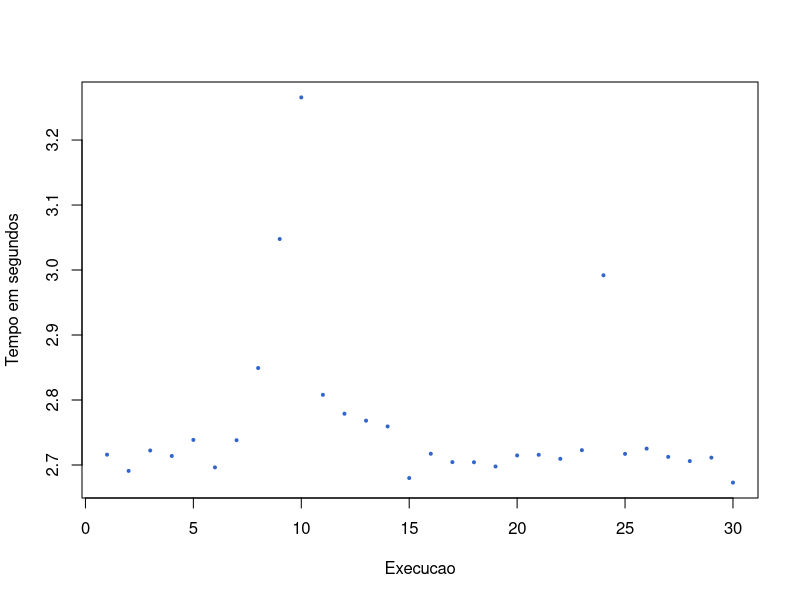
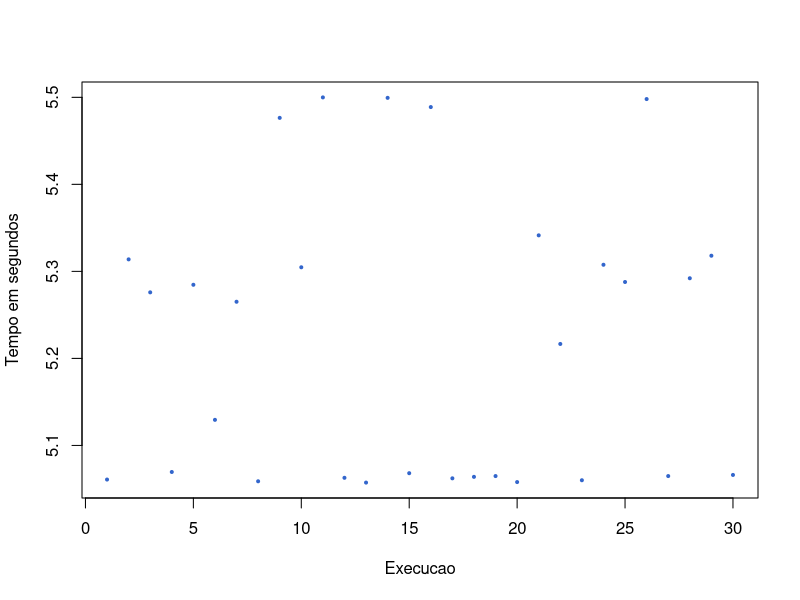
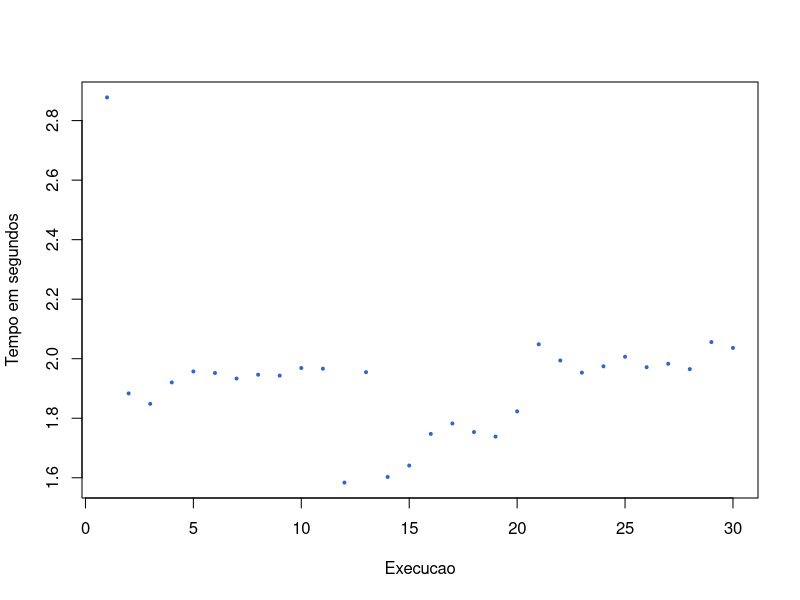
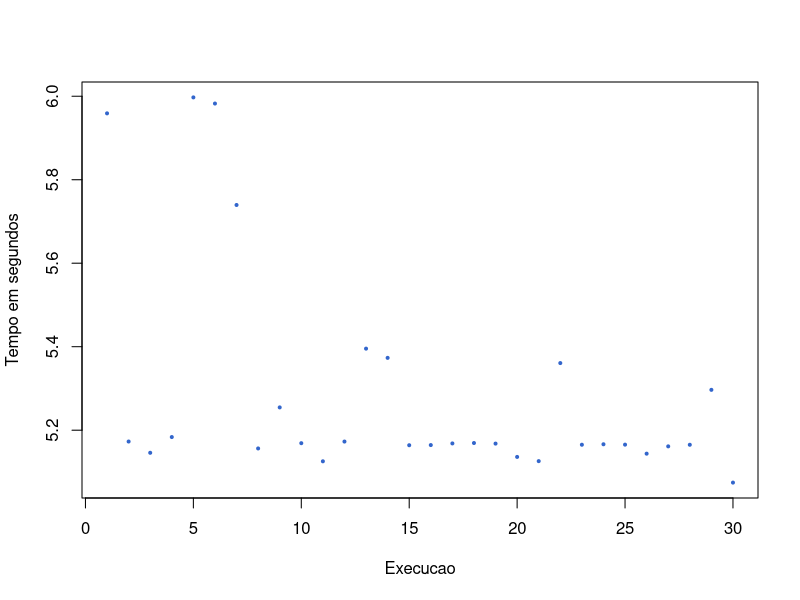
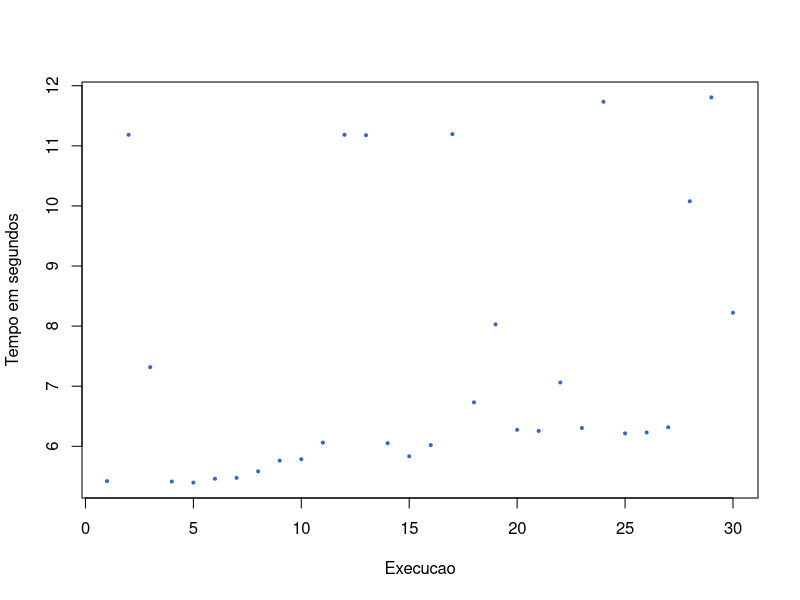
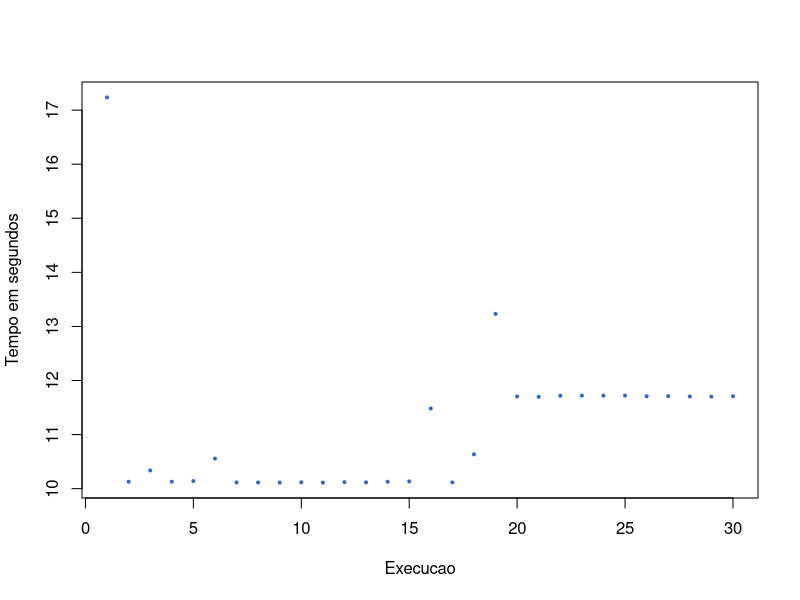
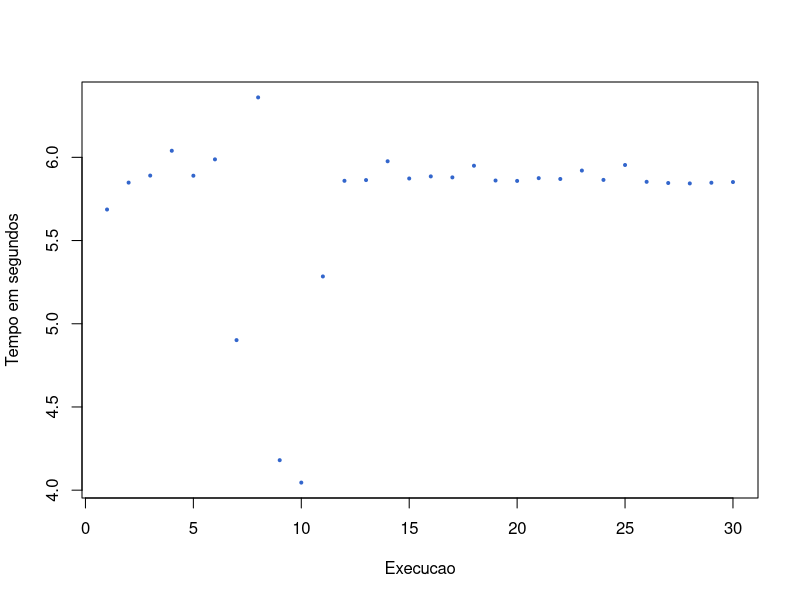
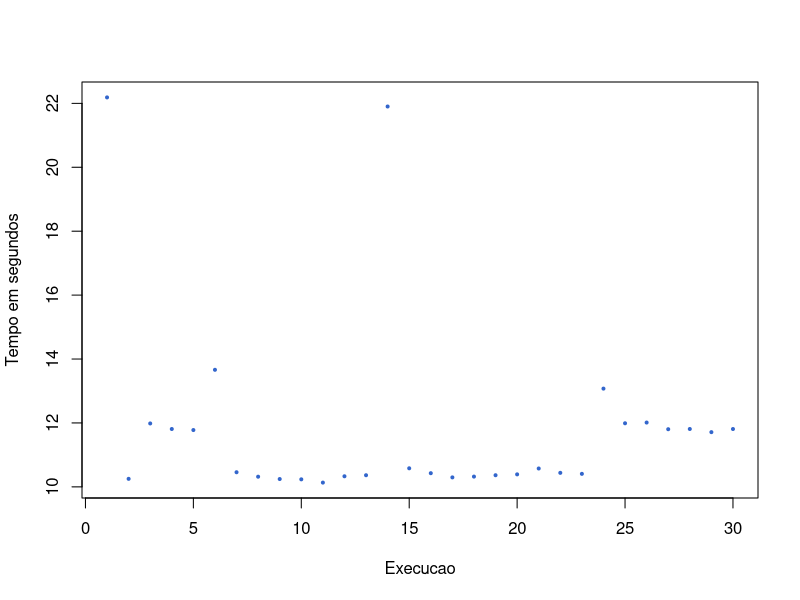

These figures' R source, in order:
setwd("/Users/douglas/projects/NAS/cel/ep/openmp/results")
all <- read.table("static-results.csv", header = TRUE, sep = ";")
#all <- read.table("dynamic-results.csv", header = TRUE, sep = ";")
attach(all)

numS21024 = length(S21024)
numS28192 = length(S28192)
numS41024 = length(S41024)
numS48192 = length(S48192)
numW21024 = length(W21024)
numW28192 = length(W28192)
numW41024 = length(W41024)
numW48192 = length(W48192)

meanS21024 = mean(S21024)
meanS28192 = mean(S28192)
meanS41024 = mean(S41024)
meanS48192 = mean(S48192)
meanW21024 = mean(W21024)
meanW28192 = mean(W28192)
meanW41024 = mean(W41024)
meanW48192 = mean(W48192)

medianS21024 = median(S21024)
medianS28192 = median(S28192)
medianS41024 = median(S41024)
medianS48192 = median(S48192)
medianW21024 = median(W21024)
medianW28192 = median(W28192)
medianW41024 = median(W41024)
medianW48192 = median(W48192)

varS21024 = var(S21024)
varS28192 = var(S28192)
varS41024 = var(S41024)
varS48192 = var(S48192)
varW21024 = var(W21024)
varW28192 = var(W28192)
varW41024 = var(W41024)
varW48192 = var(W48192)

sdS21024 = sd(S21024)
sdS28192 = sd(S28192)
sdS41024 = sd(S41024)
sdS48192 = sd(S48192)
sdW21024 = sd(W21024)
sdW28192 = sd(W28192)
sdW41024 = sd(W41024)
sdW48192 = sd(W48192)

summary(S21024)
summary(S28192)
summary(S41024)
summary(S48192)
summary(W21024)
summary(W28192)
summary(W41024)
summary(W48192)

plot(c(1:numS21024), S21024, xlab = "Execucao", ylab = "Tempo em segundos", pch = 19,type="p",cex=.4,col="#3366CC")
plot(c(1:numS28192), S28192, xlab = "Execucao", ylab = "Tempo em segundos", pch = 19,type="p",cex=.4,col="#3366CC")
plot(c(1:numS41024), S41024, xlab = "Execucao", ylab = "Tempo em segundos", pch = 19,type="p",cex=.4,col="#3366CC")
plot(c(1:numS48192), S48192, xlab = "Execucao", ylab = "Tempo em segundos", pch = 19,type="p",cex=.4,col="#3366CC")
plot(c(1:numW21024), W21024, xlab = "Execucao", ylab = "Tempo em segundos", pch = 19,type="p",cex=.4,col="#3366CC")
plot(c(1:numW28192), W28192, xlab = "Execucao", ylab = "Tempo em segundos", pch = 19,type="p",cex=.4,col="#3366CC")
plot(c(1:numW41024), W41024, xlab = "Execucao", ylab = "Tempo em segundos", pch = 19,type="p",cex=.4,col="#3366CC")
plot(c(1:numW48192), W48192, xlab = "Execucao", ylab = "Tempo em segundos", pch = 19,type="p",cex=.4,col="#3366CC")
plot(c(c(1:numS21024),c(1:numS41024)), c(S21024,S41024), xlab = "Execu????o", ylab = "Tempo em segundos", pch = 19,type="p",cex=.4,col=c("#3366CC","#CC0000"))
plot(c(c(1:numS28192),c(1:numS48192)), c(S28192,S48192), xlab = "Execu????o", ylab = "Tempo em segundos", pch = 19,type="p",cex=.4,col=c("#3366CC","#CC0000"))
plot(c(c(1:numW21024),c(1:numW41024)), c(W21024,W41024), xlab = "Execu????o", ylab = "Tempo em segundos", pch = 19,type="p",cex=.4,col=c("#3366CC","#CC0000"))
plot(c(c(1:numW28192),c(1:numW48192)), c(W28192,W48192), xlab = "Execu????o", ylab = "Tempo em segundos", pch = 19,type="p",cex=.4,col=c("#3366CC","#CC0000"))

hist(S21024,xlab="Tempo em segundos",ylab="Frequ??ncia",main="Histograma da amostra S21024",col="#3366CC")
hist(S28192,xlab="Tempo em segundos",ylab="Frequ??ncia",main="Histograma da amostra S28192",col="#CC0000")
hist(S41024,xlab="Tempo em segundos",ylab="Frequ??ncia",main="Histograma da amostra S41024",col="#3366CC")
hist(S48192,xlab="Tempo em segundos",ylab="Frequ??ncia",main="Histograma da amostra S48192",col="#CC0000")
hist(W21024,xlab="Tempo em segundos",ylab="Frequ??ncia",main="Histograma da amostra W21024",col="#3366CC")
hist(W28192,xlab="Tempo em segundos",ylab="Frequ??ncia",main="Histograma da amostra W28192",col="#CC0000")
hist(W41024,xlab="Tempo em segundos",ylab="Frequ??ncia",main="Histograma da amostra W41024",col="#3366CC")
hist(W48192,xlab="Tempo em segundos",ylab="Frequ??ncia",main="Histograma da amostra W48192",col="#CC0000")

shapiro.test(S21024)
shapiro.test(S28192)
shapiro.test(S41024)
shapiro.test(S48192)
shapiro.test(W21024)
shapiro.test(W28192)
shapiro.test(W41024)
shapiro.test(W48192)

